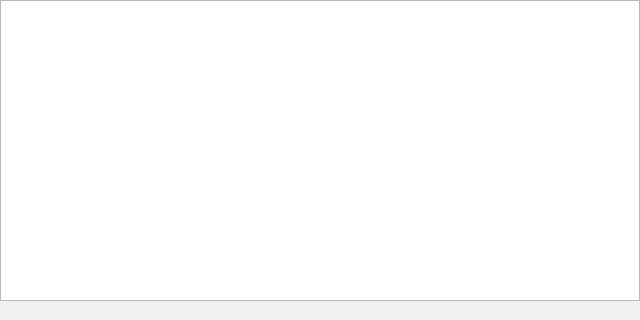
<?xml version="1.0" encoding="UTF-8"?>
<ui version="4.0">
 <class>RehucoBrowserPanel</class>
 <widget class="QWidget" name="RehucoBrowserPanel">
  <property name="geometry">
   <rect>
    <x>0</x>
    <y>0</y>
    <width>640</width>
    <height>320</height>
   </rect>
  </property>
  <layout class="QVBoxLayout" name="main_layout">
   <property name="spacing">
    <number>0</number>
   </property>
   <property name="leftMargin">
    <number>0</number>
   </property>
   <property name="topMargin">
    <number>0</number>
   </property>
   <property name="rightMargin">
    <number>0</number>
   </property>
   <property name="bottomMargin">
    <number>0</number>
   </property>
   <item>
    <widget class="QTableView" name="catalog_view">
     <property name="editTriggers">
      <set>QAbstractItemView::EditTrigger::NoEditTriggers</set>
     </property>
     <property name="selectionMode">
      <enum>QAbstractItemView::SelectionMode::SingleSelection</enum>
     </property>
     <property name="selectionBehavior">
      <enum>QAbstractItemView::SelectionBehavior::SelectRows</enum>
     </property>
     <property name="showGrid">
      <bool>false</bool>
     </property>
     <property name="wordWrap">
      <bool>false</bool>
     </property>
     <property name="sortingEnabled">
      <bool>true</bool>
     </property>
     <attribute name="horizontalHeaderStretchLastSection">
      <bool>true</bool>
     </attribute>
     <attribute name="verticalHeaderVisible">
      <bool>false</bool>
     </attribute>
    </widget>
   </item>
   <item>
    <widget class="QStatusBar" name="status_bar">
     <property name="sizeGripEnabled">
      <bool>false</bool>
     </property>
    </widget>
   </item>
  </layout>
 </widget>
 <resources/>
 <connections/>
</ui>
